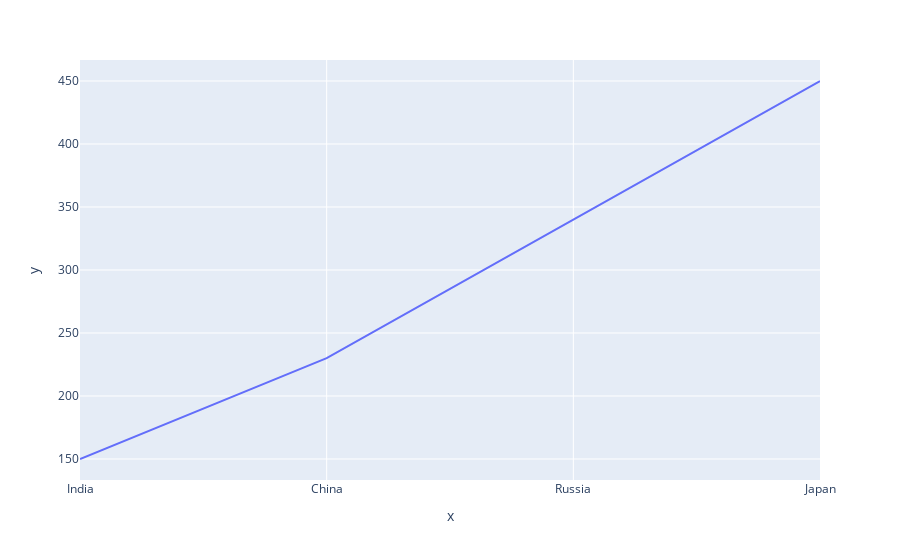

Source (notebook cell):
### Code cell
import plotly.express as px
fig = px.line(x = ["India", "China", "Russia", "Japan"], y = [150,230,340,450])
fig.show()

### Figure 1 — Plotly figure (JSON) as saved in the notebook; plotly's stock layout.template omitted (floating-point values rounded to 4 significant figures)
{"data": [{"hovertemplate": "x=%{x}<br>y=%{y}<extra></extra>", "legendgroup": "", "line": {"color": "#636efa", "dash": "solid"}, "marker": {"symbol": "circle"}, "mode": "lines", "name": "", "orientation": "v", "showlegend": false, "type": "scatter", "x": ["India", "China", "Russia", "Japan"], "xaxis": "x", "y": [150, 230, 340, 450], "yaxis": "y"}], "layout": {"legend": {"tracegroupgap": 0}, "margin": {"t": 60}, "xaxis": {"anchor": "y", "domain": [0, 1], "title": {"text": "x"}}, "yaxis": {"anchor": "x", "domain": [0, 1], "title": {"text": "y"}}}}
